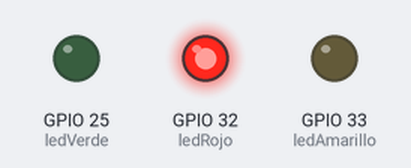
A program run on a simulated ESP32 board running MicroPython. On the bench: output pins drawn as LEDs (lit = HIGH).

Above: at 2.5 s.
At 9.5 s:
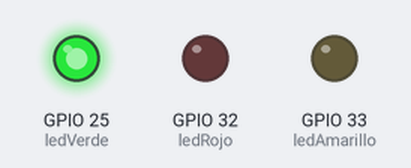
At 13.0 s:
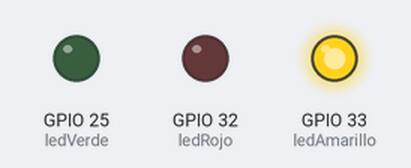
Timing chart, 0 to 18.2 s (numbered marks = the images above):
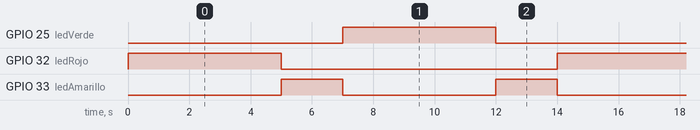

Measured:
- by itself, GPIO 25 (ledVerde), GPIO 32 (ledRojo): alternates HIGH for 5.0 s and LOW for 9.0 s
- by itself, GPIO 33 (ledAmarillo): alternates HIGH for 2.0 s and LOW for 5.0 s
- by itself, everything shown: repeats every 14.0 s, in 4 steps

The program:

Semaforo.py
```python
from machine import Pin
from time import sleep

ledRojo = Pin(32, Pin.OUT)  # Declaro en qué pin se encuentra mi LED Rojo
ledAmarillo = Pin(33, Pin.OUT)  # Declaro en qué pin se encuentra mi LED Amarillo
ledVerde = Pin(25, Pin.OUT)  # Declaro en qué pin se encuentra mi LED Verde

while True:
    ledRojo.on()  # Damos un estado alto al LED Rojo
    sleep(5)  # Generamos una espera de 5 segundos
    ledRojo.off()  # Damos un estado bajo al LED Rojo
    ledAmarillo.on()  # Damos un estado alto al LED Amarillo
    sleep(2)  # Generamos una espera de 2 segundos
    ledAmarillo.off()  # Damos un estado bajo al LED Amarillo
    ledVerde.on()  # Damos un estado alto al LED Verde
    sleep(5)  # Generamos una espera de 5 segundos
    ledVerde.off()  # Damos un estado bajo al LED Verde
    ledAmarillo.on()  # Damos un estado alto al LED Amarillo
    sleep(2)  # Generamos una espera de 2 segundos
    ledAmarillo.off()  # Damos un estado bajo al LED Amarillo
# Escribe tu código aquí :-)
```
